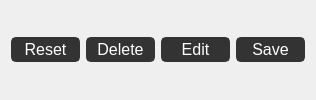
                            <widget class="QFrame" name="frame_3">
                             <property name="frameShape">
                              <enum>QFrame::NoFrame</enum>
                             </property>
                             <property name="frameShadow">
                              <enum>QFrame::Plain</enum>
                             </property>
                             <layout class="QGridLayout" name="gridLayout_8">
                              <property name="horizontalSpacing">
                               <number>6</number>
                              </property>
                              <item row="0" column="0">
                               <widget class="QPushButton" name="reset_btn_m">
                                <property name="minimumSize">
                                 <size>
                                  <width>69</width>
                                  <height>25</height>
                                 </size>
                                </property>
                                <property name="maximumSize">
                                 <size>
                                  <width>69</width>
                                  <height>25</height>
                                 </size>
                                </property>
                                <property name="font">
                                 <font>
                                  <family>Segoe UI</family>
                                  <pointsize>12</pointsize>
                                 </font>
                                </property>
                                <property name="styleSheet">
                                 <string notr="true">QPushButton {
	border: 2px solid rgb(51,51,51);
	border-radius: 5px;	
	color:rgb(255,255,255);
	background-color: rgb(51,51,51);
}
QPushButton:hover {
	border: 2px solid rgb(0,143,150);
	background-color: rgb(0,143,150);
}
QPushButton:pressed {	
	border: 2px solid rgb(0,143,150);
	background-color: rgb(51,51,51);
}

QPushButton:disabled {	
	border-radius: 5px;	
	border: 2px solid rgb(112,112,112);
	background-color: rgb(112,112,112);
}</string>
                                </property>
                                <property name="text">
                                 <string>Reset</string>
                                </property>
                               </widget>
                              </item>
                              <item row="0" column="3">
                               <widget class="QPushButton" name="save_btn_m">
                                <property name="enabled">
                                 <bool>true</bool>
                                </property>
                                <property name="minimumSize">
                                 <size>
                                  <width>69</width>
                                  <height>25</height>
                                 </size>
                                </property>
                                <property name="maximumSize">
                                 <size>
                                  <width>69</width>
                                  <height>25</height>
                                 </size>
                                </property>
                                <property name="font">
                                 <font>
                                  <family>Segoe UI</family>
                                  <pointsize>12</pointsize>
                                 </font>
                                </property>
                                <property name="styleSheet">
                                 <string notr="true">QPushButton {
	border: 2px solid rgb(51,51,51);
	border-radius: 5px;	
	color:rgb(255,255,255);
	background-color: rgb(51,51,51);
}
QPushButton:hover {
	border: 2px solid rgb(0,143,150);
	background-color: rgb(0,143,150);
}
QPushButton:pressed {	
	border: 2px solid rgb(0,143,150);
	background-color: rgb(51,51,51);
}

QPushButton:disabled {	
	border-radius: 5px;	
	border: 2px solid rgb(112,112,112);
	background-color: rgb(112,112,112);
}</string>
                                </property>
                                <property name="text">
                                 <string>Save</string>
                                </property>
                               </widget>
                              </item>
                              <item row="0" column="1">
                               <widget class="QPushButton" name="delete_btn_m">
                                <property name="minimumSize">
                                 <size>
                                  <width>69</width>
                                  <height>25</height>
                                 </size>
                                </property>
                                <property name="maximumSize">
                                 <size>
                                  <width>69</width>
                                  <height>25</height>
                                 </size>
                                </property>
                                <property name="font">
                                 <font>
                                  <family>Segoe UI</family>
                                  <pointsize>12</pointsize>
                                 </font>
                                </property>
                                <property name="styleSheet">
                                 <string notr="true">QPushButton {
	border: 2px solid rgb(51,51,51);
	border-radius: 5px;	
	color:rgb(255,255,255);
	background-color: rgb(51,51,51);
}
QPushButton:hover {
	border: 2px solid rgb(112,0,0);
	background-color: rgb(112,0,0);
}
QPushButton:pressed {	
	border: 2px solid rgb(112,0,0);
	background-color: rgb(51,51,51);
}

QPushButton:disabled {	
	border-radius: 5px;	
	border: 2px solid rgb(112,112,112);
	background-color: rgb(112,112,112);
}</string>
                                </property>
                                <property name="text">
                                 <string>Delete</string>
                                </property>
                               </widget>
                              </item>
                              <item row="0" column="2">
                               <widget class="QPushButton" name="edit_btn_m">
                                <property name="minimumSize">
                                 <size>
                                  <width>69</width>
                                  <height>25</height>
                                 </size>
                                </property>
                                <property name="maximumSize">
                                 <size>
                                  <width>69</width>
                                  <height>25</height>
                                 </size>
                                </property>
                                <property name="font">
                                 <font>
                                  <family>Segoe UI</family>
                                  <pointsize>12</pointsize>
                                 </font>
                                </property>
                                <property name="styleSheet">
                                 <string notr="true">QPushButton {
	border: 2px solid rgb(51,51,51);
	border-radius: 5px;	
	color:rgb(255,255,255);
	background-color: rgb(51,51,51);
}
QPushButton:hover {
	border: 2px solid rgb(0,143,150);
	background-color: rgb(0,143,150);
}
QPushButton:pressed {	
	border: 2px solid rgb(0,143,150);
	background-color: rgb(51,51,51);
}

QPushButton:disabled {	
	border-radius: 5px;	
	border: 2px solid rgb(112,112,112);
	background-color: rgb(112,112,112);
}</string>
                                </property>
                                <property name="text">
                                 <string>Edit</string>
                                </property>
                               </widget>
                              </item>
                             </layout>
                            </widget>
